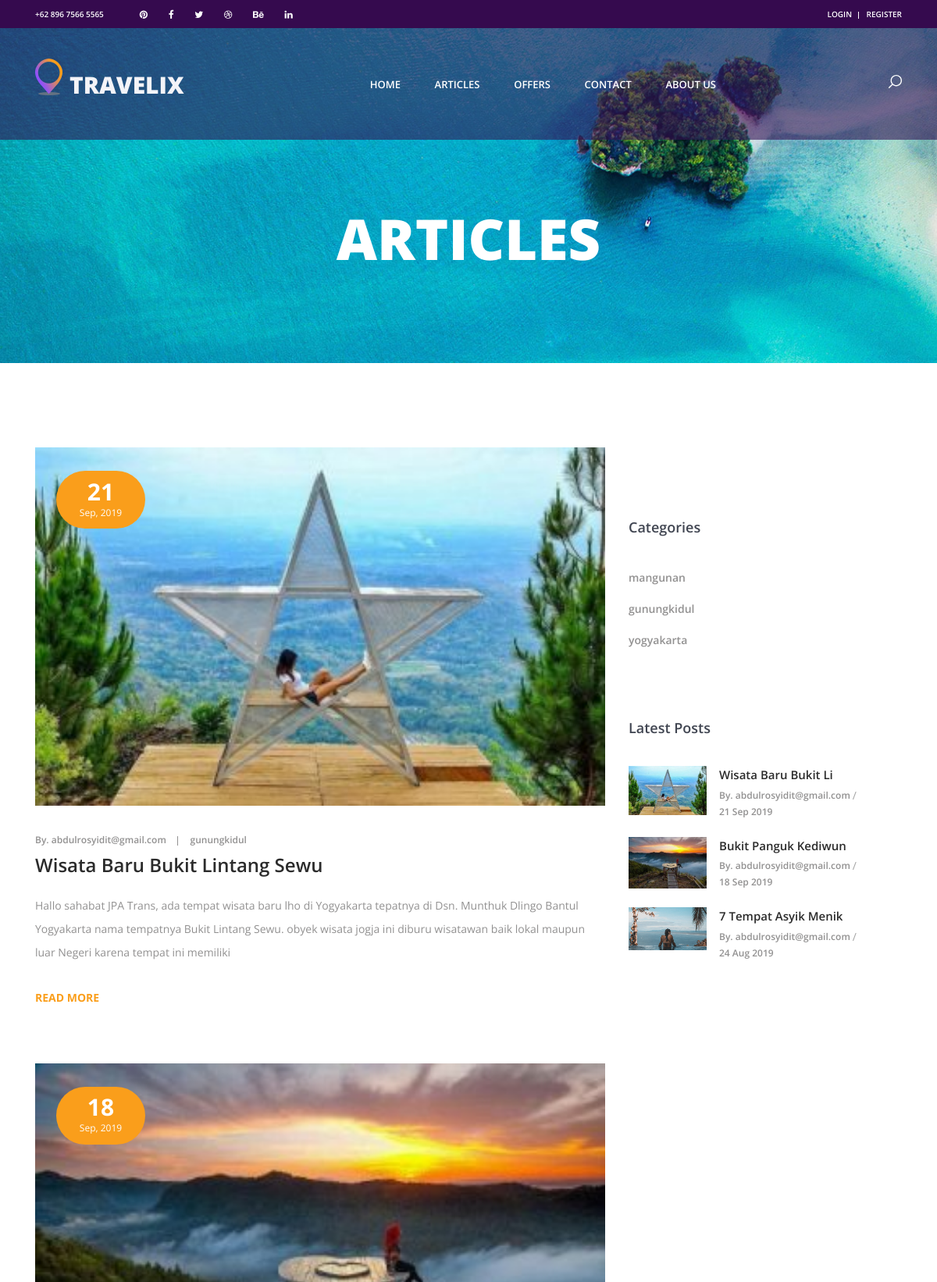
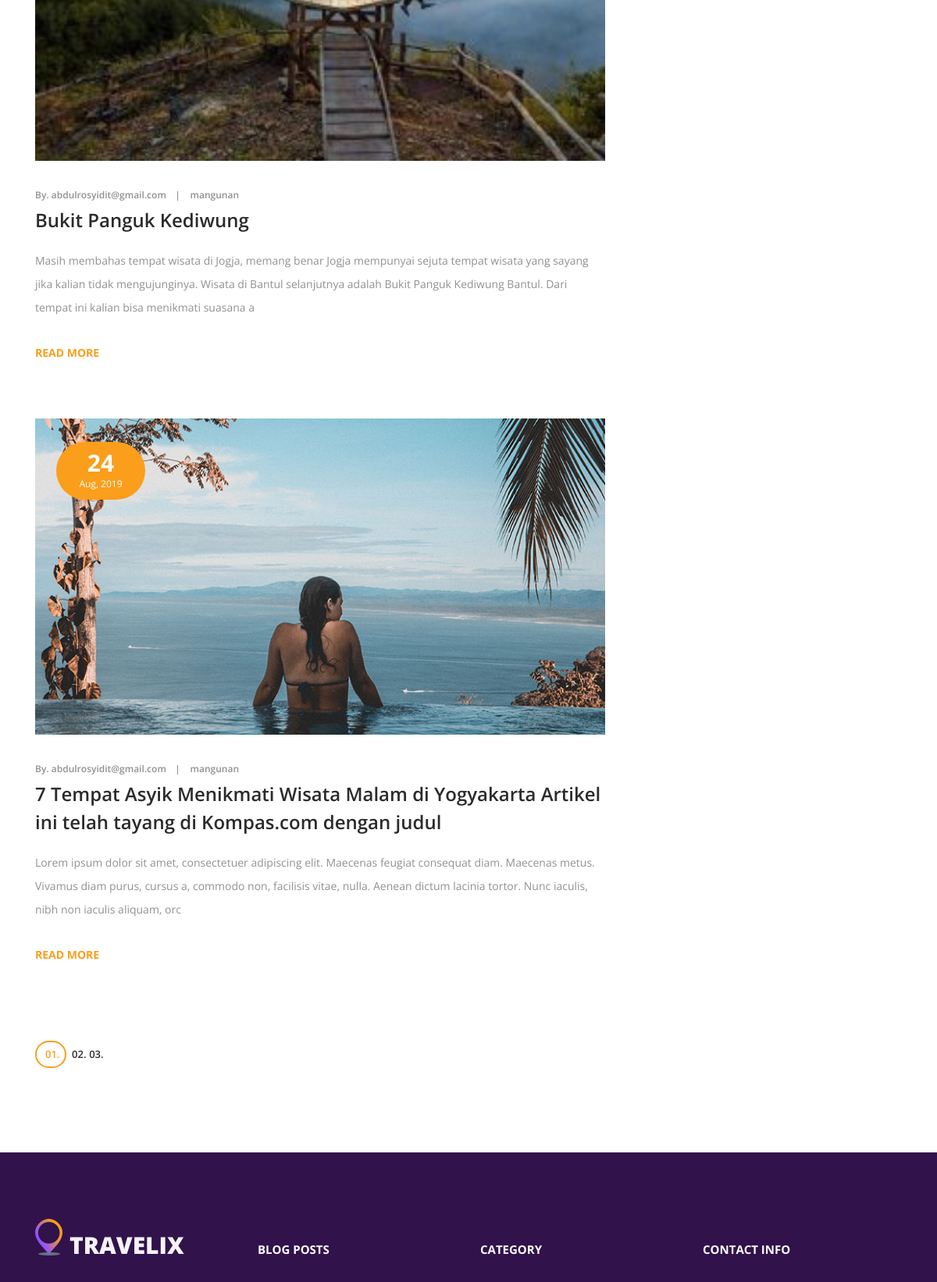
Screenshot of /index.php/articles (upper part) with the database file from the repository (2 pictures, top to bottom).
### tables this page shows
CREATE TABLE `article` (
  `id` int(11) NOT NULL,
  `title` varchar(256) NOT NULL,
  `url_title` varchar(256) NOT NULL,
  `category` varchar(64) NOT NULL,
  `image` varchar(128) NOT NULL,
  `content` text NOT NULL,
  `author` varchar(128) NOT NULL,
  `date_created` int(11) NOT NULL,
  `is_active` varchar(32) NOT NULL
);

CREATE TABLE `article_category` (
  `id` int(11) NOT NULL,
  `title` varchar(32) NOT NULL,
  `is_active` varchar(32) NOT NULL
);

### application/controllers/Articles.php (called while the page is built, shortened)
<?php
class Articles extends CI_Controller
{
    public function index()
    {
        $data['title'] = 'Articles | Pariwisata Yogyakarta';
        $data['user'] = $this->db->get_where('user', ['email' => $this->session->userdata('email')])->row_array();
        $data['categorys'] = $this->db->get('article_category')->result_array();
        $data['articles'] = $this->Articles_model->getAllArticles(3, 0);
        $this->load->view('templates/articles_header', $data);
        $this->load->view('templates/navbar', $data);
        $this->load->view('articles/index', $data);
        $this->load->view('templates/footer', $data);
        $this->load->view('templates/articles_footer', $data);
    }
}

### index.php (called while the page is built, shortened)
<?php
require_once BASEPATH.'core/CodeIgniter.php';

### application/models/Articles_model.php (called while the page is built, shortened)
<?php
class Articles_model extends CI_Model
{
    public function getAllArticles($limit, $start)
    {
        $this->db->order_by('title', 'DESC');
        return $this->db->get('article', $limit, $start)->result_array();
    }
}

### application/views/articles/index.php (the view)
<div class="home">
	<div class="home_background parallax-window" data-parallax="scroll" data-image-src="<?= base_url('assets/frontend/') ?>images/blog_background.jpg"></div>
	<div class="home_content">
		<div class="home_title">Articles</div>
	</div>
</div>
<div class="blog">
	<div class="container">
		<div class="row">
			<div class="col-lg-8">
				<div class="blog_post_container">
					<?php foreach( $articles as $article ) : ?>
						<?php if( $article['is_active'] == 'active' ) : ?>
						<div class="blog_post">
							<div class="blog_post_image">
								<img src="<?= base_url('assets/img/article/') . $article['image']; ?>" alt="">
								<div class="blog_post_date d-flex flex-column align-items-center justify-content-center">
									<div class="blog_post_day"><?= date('d', $article['date_created']); ?></div>
									<div class="blog_post_month"><?= date('M, Y', $article['date_created']); ?></div>
								</div>
							</div>
							<div class="blog_post_meta">
								<ul>
									<li class="blog_post_meta_item"><a href="">By. <?= $article['author']; ?></a></li>
									<li class="blog_post_meta_item"><a href=""><?= $article['category']; ?></a></li>
								</ul>
							</div>
							<div class="blog_post_title">
								<a href="<?= base_url('articles/read/') . $article['url_title']; ?>"><?= $article['title']; ?></a>
							</div>
							<div class="blog_post_text">
								<p><?= substr($article['content'], 0, 250); ?></p>
							</div>
							<div class="blog_post_link">
								<a href="<?= base_url('articles/read/') . $article['url_title']; ?>">read more</a>
							</div>
						</div>
						<?php endif; ?>
					<?php endforeach; ?>
				</div>
				<div class="blog_navigation">
					<ul>
						<li class="blog_dot active"><div></div>01.</li>
						<li class="blog_dot"><div></div>02.</li>
						<li class="blog_dot"><div></div>03.</li>
					</ul>
				</div>
			</div>
			<div class="col-lg-4 sidebar_col">
				<div class="sidebar_categories">
					<div class="sidebar_title">Categories</div>
					<div class="sidebar_list">
						<ul>
							<?php foreach( $categorys as $category ) : ?>
								<li>
									<a href="<?= base_url('articles/category/') . url_title($category['title']); ?>"><?= $category['title']; ?></a>
								</li>
							<?php endforeach; ?>
						</ul>
					</div>
				</div>
				<div class="sidebar_latest_posts">
					<div class="sidebar_title">Latest Posts</div>
					<div class="latest_posts_container">
						<ul>
							<?php foreach( $articles as $article ) : ?>
								<?php if( $article['is_active'] == 'active' ) : ?>
									<li class="latest_post clearfix">
										<div class="latest_post_image">
											<a href="#">
												<img src="<?= base_url('assets/img/article/') . $article['image']; ?>" width="100" class="mr-3" alt="">
											</a>
										</div>
										<div class="latest_post_content">
											<div class="latest_post_title trans_200">
												<a href="<?= base_url('articles/read/') . $article['url_title']; ?>"><?= substr($article['title'], 0, 20); ?></a>
											</div>
											<div class="latest_post_meta">
												<div class="latest_post_author trans_200"><a href="#">By. <?= $article['author']; ?></a></div>
												<div class="latest_post_date trans_200"><a href="#"><?= date('d M Y', $article['date_created']); ?></a></div>
											</div>
										</div>
									</li>
								<?php endif; ?>
							<?php endforeach; ?>
						</ul>
					</div>
				</div>
			</div>
		</div>
	</div>
</div>

### rows the page displays
article: image (picture), date_created "21", date_created "Sep, 2019", author "abdulrosyidit@gmail.com", category "gunungkidul", title "Wisata Baru Bukit Lintang Sewu", content "Hallo sahabat JPA Trans, ada tempat wisata baru lho di Yogyakarta tepatnya di Dsn. Munthuk Dlingo Bantul Yogyakarta nama tempatnya Bukit Lintang Sewu. obyek wisata jogja ini diburu wisatawan baik lokal maupun luar Negeri karena tempat ini memiliki", title "Wisata Baru Bukit Li", date_created "21 Sep 2019"
article: image (picture), date_created "18", date_created "Sep, 2019", author "abdulrosyidit@gmail.com", category "mangunan", title "Bukit Panguk Kediwung", content "Masih membahas tempat wisata di Jogja, memang benar Jogja mempunyai sejuta tempat wisata yang sayang jika kalian tidak mengujunginya. Wisata di Bantul selanjutnya adalah Bukit Panguk Kediwung Bantul. Dari tempat ini kalian bisa menikmati suasana a", title "Bukit Panguk Kediwun", date_created "18 Sep 2019"
article: image (picture), date_created "24", date_created "Aug, 2019", author "abdulrosyidit@gmail.com", category "mangunan", title "7 Tempat Asyik Menikmati Wisata Malam di Yogyakarta Artikel ini telah tayang di Kompas.com dengan judul", content "Lorem ipsum dolor sit amet, consectetuer adipiscing elit. Maecenas feugiat consequat diam. Maecenas metus. Vivamus diam purus, cursus a, commodo non, facilisis vitae, nulla. Aenean dictum lacinia tortor. Nunc iaculis, nibh non iaculis aliquam, orc", title "7 Tempat Asyik Menik", date_created "24 Aug 2019"
article_category: title "mangunan"
article_category: title "gunungkidul"
article_category: title "yogyakarta"
